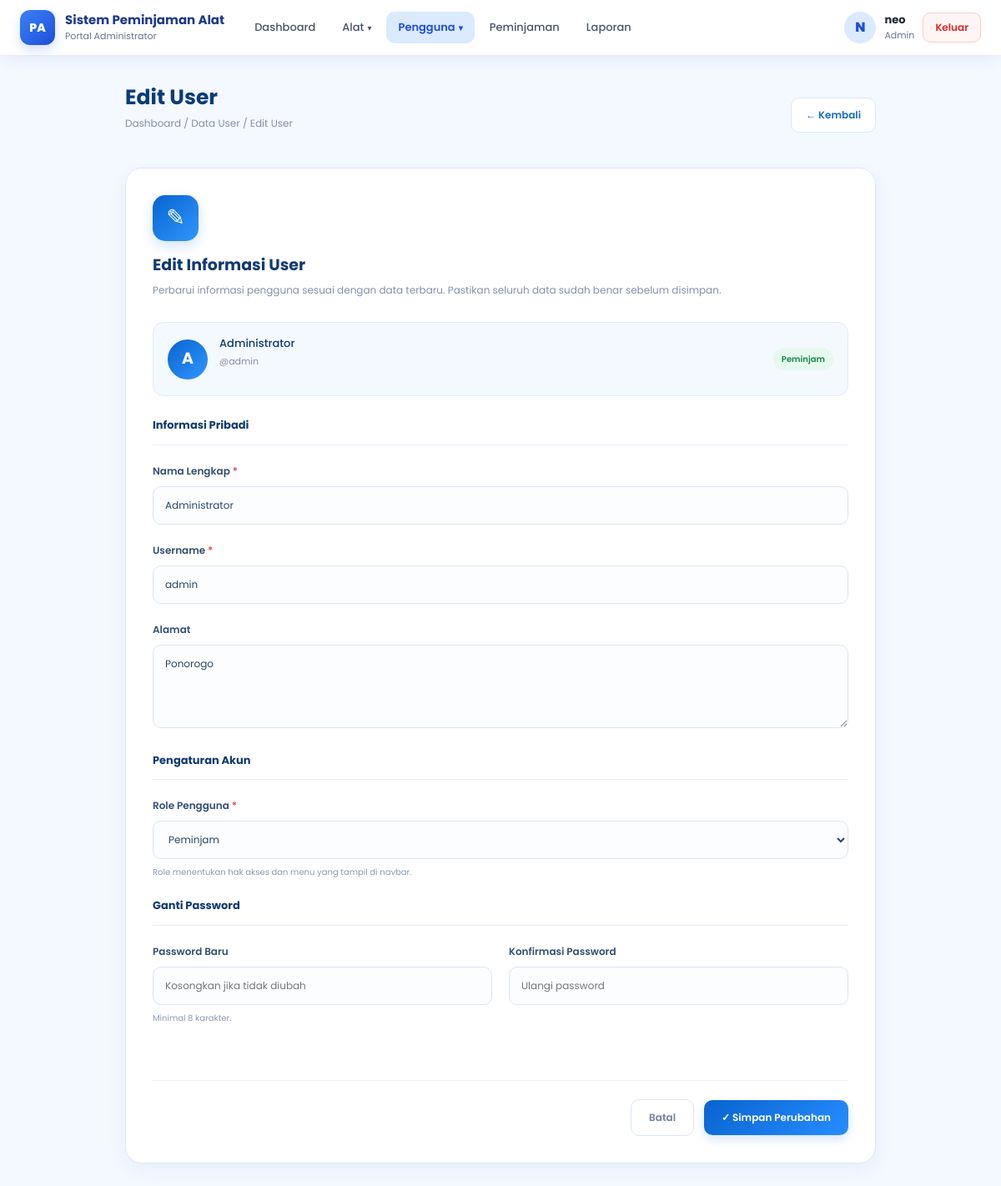
Page /admin/edit_user.php?id=2 (signed in) on the committed database.
### tables this page shows
CREATE TABLE `users` (
  `id` int(11) NOT NULL,
  `username` varchar(50) NOT NULL,
  `nama_lengkap` varchar(100) NOT NULL,
  `alamat` varchar(225) NOT NULL,
  `password` varchar(255) NOT NULL,
  `role` enum('admin','petugas','peminjam') NOT NULL
);

### includes/auth.php (called while the page is built, shortened)
<?php
function e($v): string
{
    return htmlspecialchars((string)$v, ENT_QUOTES, 'UTF-8');
}
function auth_user(PDO $pdo): array
{
    static $user = null;
    if ($user !== null) {
        return $user;
    }
    $s = $pdo->prepare('SELECT id, username, nama_lengkap, role FROM users WHERE id = ?');
    $s->execute([$_SESSION['user_id']]);
    $user = $s->fetch();
    return $user;
}
function dashboard_url(string $role): string
{
    return match ($role) {
        'admin'   => 'dashboard_admin.php',
        'petugas' => 'status_peminjaman.php',
        default   => 'lihat_alat.php',
    };
}
function require_role(PDO $pdo, array $roles): array
{
    $u = auth_user($pdo);
    return $u;
}
function role_label(string $role): string
{
    return ['admin' => 'Admin', 'petugas' => 'Petugas', 'peminjam' => 'Peminjam'][$role] ?? ucfirst($role);
}

### admin/edit_user.php (the view, shortened to what this page needs)
<?php
require_once __DIR__ . '/../includes/auth.php';
$me = require_role($pdo, ['admin']);
$lockRole = $lockRole ?? null;
$tambah   = isset($_GET['tambah']);
$id       = (int)($_GET['id'] ?? 0);
$user     = null;
$self     = basename($_SERVER['SCRIPT_NAME']);
if (!$tambah) {
    $s = $pdo->prepare('SELECT id, username, nama_lengkap, alamat, role FROM users WHERE id = ?');
    $s->execute([$id]);
    $user = $s->fetch();
}
$form = [
    'nama_lengkap' => $user['nama_lengkap'] ?? '',
    'username'     => $user['username'] ?? '',
    'alamat'       => $user['alamat'] ?? '',
    'role'         => $user['role'] ?? ($lockRole ?: 'peminjam'),
];
$jenis      = $lockRole === 'petugas' ? 'Petugas' : 'User';
$judulHal   = ($tambah ? 'Tambah ' : 'Edit ') . $jenis;
$formAction = $self . ($tambah ? '?tambah=1' : '?id=' . $id);
$namaPreview = $form['nama_lengkap'] !== '' ? $form['nama_lengkap'] : 'Nama Pengguna';
?>
<!DOCTYPE html>
<html lang="id">
<head>
    <link rel="stylesheet" href="../asset/css/bootstrap.css">
    <link rel="stylesheet" href="../asset/css/navbar.css">
</head>
<body>
<?php include __DIR__ . '/../includes/navbar.php'; ?>
<div class="nv-page">
<div class="container-page">
    <div class="header">
        <div>
            <h2><?= e($judulHal) ?></h2>
            <p>Dashboard / Data <?= e($jenis) ?> / <?= e($judulHal) ?></p>
        </div>
        <a href="daftar_user.php<?= $lockRole === 'petugas' ? '?role=petugas' : '' ?>" class="btn-back">
            &larr; Kembali
        </a>
    </div>
    <div class="form-card">
        <div class="icon-box"><?= $tambah ? '+' : '&#9998;' ?></div>
        <h3><?= $tambah ? 'Tambah ' . e($jenis) . ' Baru' : 'Edit Informasi ' . e($jenis) ?></h3>
        <p class="subtitle">
            <?= $tambah
                ? 'Isi data akun baru. Pastikan username unik dan password minimal 8 karakter.'
                : 'Perbarui informasi pengguna sesuai dengan data terbaru. Pastikan seluruh data sudah benar sebelum disimpan.' ?>
        </p>
        <div class="account-info">
            <div class="avatar" id="avatar"><?= e(mb_strtoupper(mb_substr($namaPreview, 0, 1))) ?></div>
            <div>
                <h4 id="previewNama"><?= e($namaPreview) ?></h4>
                <p id="previewUser">@<?= e($form['username'] ?: 'username') ?></p>
            </div>
            <span class="account-badge"><?= e(role_label($form['role'])) ?></span>
        </div>
        <form id="formEditUser" method="post" action="<?= e($formAction) ?>">
            <div class="section-title">Informasi Pribadi</div>
            <div class="form-group">
                <label for="nama">Nama Lengkap <span class="required">*</span></label>
                <input type="text" id="nama" name="nama_lengkap"
                       class="form-control-custom"
                       value="<?= e($form['nama_lengkap']) ?>"
                       placeholder="Masukkan nama lengkap" maxlength="100" required>
            </div>
            <div class="form-group">
                <label for="username">Username <span class="required">*</span></label>
                <input type="text" id="username" name="username"
                       class="form-control-custom"
                       value="<?= e($form['username']) ?>"
                       placeholder="Masukkan username" maxlength="50" required>
            </div>
            <div class="form-group">
                <label for="alamat">Alamat</label>
                <textarea id="alamat" name="alamat" class="form-control-custom"
                          style="height:100px;padding-top:13px;resize:vertical"
                          maxlength="225"
                          placeholder="Masukkan alamat lengkap"><?= e($form['alamat']) ?></textarea>
            </div>
            <div class="section-title">Pengaturan Akun</div>
            <div class="form-group">
                <label for="role">Role Pengguna <span class="required">*</span></label>
                <?php if ($lockRole): ?>
                    <input type="text" class="form-control-custom" value="<?= e(role_label($lockRole)) ?>" disabled>
                <?php else: ?>
                    <select id="role" name="role" class="form-control-custom" required>
                        <option value="peminjam" <?= $form['role'] === 'peminjam' ? 'selected' : '' ?>>Peminjam</option>
                    </select>
                <?php endif; ?>
                <p class="help-text">Role menentukan hak akses dan menu yang tampil di navbar.</p>
            </div>
            <div class="section-title"><?= $tambah ? 'Password' : 'Ganti Password' ?></div>
            <div class="form-row">
                <div class="form-group">
                    <label for="password">
                        Password <?= $tambah ? '<span class="required">*</span>' : 'Baru' ?>
                    </label>
                    <input type="password" id="password" name="password"
                           class="form-control-custom"
                           placeholder="<?= $tambah ? 'Minimal 8 karakter' : 'Kosongkan jika tidak diubah' ?>"
                           minlength="8" autocomplete="new-password"
                           <?= $tambah ? 'required' : '' ?>>
                    <p class="help-text">Minimal 8 karakter.</p>
                </div>
                <div class="form-group">
                    <label for="konfirmasi_password">Konfirmasi Password</label>
                    <input type="password" id="konfirmasi_password" name="konfirmasi_password"
                           class="form-control-custom"
                           placeholder="Ulangi password"
                           minlength="8" autocomplete="new-password">
                </div>
            </div>
            <div class="button-group">
                <a href="daftar_user.php<?= $lockRole === 'petugas' ? '?role=petugas' : '' ?>"
                   class="btn-custom btn-cancel">Batal</a>
                <button type="submit" class="btn-custom btn-save">
                    &#10003; <?= $tambah ? 'Simpan User' : 'Simpan Perubahan' ?>
                </button>
            </div>
        </form>
    </div>
</div>
</div>
</body>
</html>

### includes/navbar.php (shortened to what this page needs)
<?php
require_once __DIR__ . '/auth.php';
$nvUser  = auth_user($pdo);
$nvRole  = $nvUser['role'];
$nvAlias = ['edit_petugas.php' => 'daftar_user.php'];
$nvCur   = basename(parse_url($_SERVER['REQUEST_URI'], PHP_URL_PATH));
$nvCur   = $nvAlias[$nvCur] ?? $nvCur;
$nvMenus = match ($nvRole) {
    'admin' => [
        ['Dashboard', 'dashboard_admin.php'],
        ['Alat', null, [
            ['Lihat Alat', 'lihat_alat.php'],
            ['Tambah Alat', 'tambah_alat.php'],
            ['Edit Alat', 'edit_alat.php'],
            ['Hapus Alat', 'delete_alat.php'],
        ]],
        ['Pengguna', null, [
            ['Daftar User', 'daftar_user.php'],
            ['Tambah User', 'edit_user.php?tambah=1'],
            ['Daftar Petugas', 'daftar_user.php?role=petugas'],
        ]],
        ['Peminjaman', 'status_peminjaman.php'],
        ['Laporan', 'laporan.php'],
    ],
    'petugas' => [
        ['Peminjaman', 'status_peminjaman.php'],
        ['Lihat Alat', 'lihat_alat.php'],
        ['Laporan', 'laporan.php'],
    ],
    default => [
        ['Lihat Alat', 'lihat_alat.php'],
        ['Pinjam Alat', 'pinjam_alat.php'],
        ['Status Peminjaman', 'status_peminjaman.php'],
    ],
};
function nv_is_active(string $href, string $cur): bool
{
    return basename(parse_url($href, PHP_URL_PATH)) === $cur;
}
$nvInisial = mb_strtoupper(mb_substr($nvUser['nama_lengkap'] ?: $nvUser['username'], 0, 1));
$nvPortal  = ['admin' => 'Portal Administrator', 'petugas' => 'Portal Petugas', 'peminjam' => 'Portal Peminjam'][$nvRole] ?? '';
?>
<header class="nv">
    <div class="nv-inner">
        <a class="nv-brand" href="<?= e(dashboard_url($nvRole)) ?>">
            <span class="nv-logo">PA</span>
            <span class="nv-brandtext">
                <strong>Sistem Peminjaman Alat</strong>
                <small><?= e($nvPortal) ?></small>
            </span>
        </a>
        <div class="nv-collapse" id="nvCollapse">
            <nav class="nv-menu" aria-label="Menu utama">
                <?php foreach ($nvMenus as $m): ?>
                    <?php if (isset($m[2])): ?>
                        <?php
                        $groupActive = false;
                        foreach ($m[2] as $c) {
                            if (nv_is_active($c[1], $nvCur)) { $groupActive = true; }
                        }
                        ?>
                        <div class="nv-dd">
                            <button type="button"
                                    class="nv-link nv-dd-btn<?= $groupActive ? ' active' : '' ?>"
                                    aria-expanded="false">
                                <?= e($m[0]) ?> <span class="nv-caret">▾</span>
                            </button>
                        </div>
                    <?php else: ?>
                        <a class="nv-link<?= nv_is_active($m[1], $nvCur) ? ' active' : '' ?>"
                           href="<?= e($m[1]) ?>"><?= e($m[0]) ?></a>
                    <?php endif; ?>
                <?php endforeach; ?>
            </nav>
            <div class="nv-profile">
                <div class="nv-avatar"><?= e($nvInisial) ?></div>
                <div class="nv-info">
                    <strong><?= e($nvUser['nama_lengkap'] ?: $nvUser['username']) ?></strong>
                    <span><?= e(role_label($nvRole)) ?></span>
                </div>
                <a href="logout.php" class="nv-logout"
                   onclick="return confirm('Apakah kamu yakin ingin keluar?')">Keluar</a>
            </div>
        </div>
    </div>
</header>

### asset/css/navbar.css (style rules this page uses)
body { padding: 0 !important; }
.nv-page { padding: 35px 20px; }
.nv { position: sticky; top: 0; z-index: 1000; background: #fff; border-bottom: 1px solid #e5edf9; box-shadow: 0 4px 22px rgba(30, 64, 175, .07); font-family: inherit; }
.nv-inner { max-width: 1280px; margin: 0 auto; padding: 12px 24px; display: flex; align-items: center; gap: 22px; }
.nv-brand { display: flex; align-items: center; gap: 12px; text-decoration: none; flex-shrink: 0; }
.nv-logo { width: 42px; height: 42px; border-radius: 12px; display: grid; place-items: center; color: #fff; font-weight: 800; font-size: 14px; background: linear-gradient(135deg, #3b82f6, #1d4ed8); box-shadow: 0 6px 14px rgba(37, 99, 235, .2); }
.nv-brandtext strong { display: block; font-size: 15px; font-weight: 700; color: #1e3a8a; line-height: 1.2; }
.nv-brandtext small { display: block; font-size: 11px; color: #64748b; margin-top: 2px; }
.nv-collapse { flex: 1; display: flex; align-items: center; justify-content: space-between; gap: 20px; }
.nv-menu { display: flex; align-items: center; gap: 4px; flex-wrap: wrap; }
.nv-link { display: inline-flex; align-items: center; gap: 4px; padding: 9px 14px; border: 0; border-radius: 10px; background: transparent; color: #475569; font: inherit; font-size: 13px; font-weight: 500; text-decoration: none; cursor: pointer; transition: background .2s, color .2s; }
.nv-link.active { background: #dbeafe; color: #1d4ed8; font-weight: 600; }
.nv-caret { font-size: 10px; }
.nv-dd { position: relative; }
.nv-profile { display: flex; align-items: center; gap: 10px; flex-shrink: 0; }
.nv-avatar { width: 38px; height: 38px; border-radius: 50%; display: grid; place-items: center; background: #dbeafe; color: #1d4ed8; font-weight: 800; }
.nv-info strong { display: block; font-size: 13px; color: #1e293b; line-height: 1.2; }
.nv-info span { display: block; font-size: 11px; color: #64748b; margin-top: 2px; }
.nv-logout { padding: 8px 14px; border-radius: 9px; border: 1px solid #fecaca; background: #fff5f5; color: #dc2626; font-size: 12px; font-weight: 600; text-decoration: none; transition: background .2s; }

### rows in the picture
users: role "Portal Administrator", nama_lengkap "N", nama_lengkap "neo", role "Admin"
users: nama_lengkap "A", nama_lengkap "Administrator", username "admin", role "Peminjam", alamat "Ponorogo"

### other values in the picture
$m[0] "Dashboard"
$m[0] "Alat"
$m[0] "Pengguna"
$m[0] "Peminjaman"
$m[0] "Laporan"
$judulHal "Edit User"
$jenis "User"
